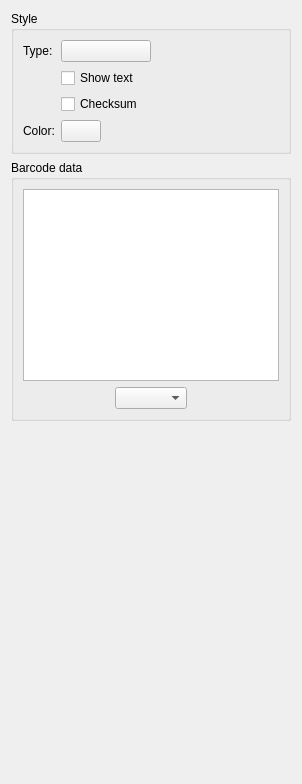
     <widget class="QWidget" name="barcodePage">
      <attribute name="title">
       <string>Barcode</string>
      </attribute>
      <layout class="QGridLayout" name="gridLayout_14">
       <item row="2" column="0">
        <spacer name="verticalSpacer_4">
         <property name="orientation">
          <enum>Qt::Vertical</enum>
         </property>
         <property name="sizeHint" stdset="0">
          <size>
           <width>20</width>
           <height>352</height>
          </size>
         </property>
        </spacer>
       </item>
       <item row="0" column="0">
        <widget class="QGroupBox" name="groupBox_7">
         <property name="title">
          <string>Style</string>
         </property>
         <layout class="QGridLayout" name="gridLayout_9">
          <item row="0" column="0">
           <layout class="QFormLayout" name="formLayout_6">
            <item row="0" column="0">
             <widget class="QLabel" name="label_20">
              <property name="text">
               <string>Type:</string>
              </property>
             </widget>
            </item>
            <item row="1" column="1">
             <widget class="QCheckBox" name="barcodeShowTextCheck">
              <property name="text">
               <string>Show text</string>
              </property>
             </widget>
            </item>
            <item row="2" column="1">
             <widget class="QCheckBox" name="barcodeChecksumCheck">
              <property name="text">
               <string>Checksum</string>
              </property>
             </widget>
            </item>
            <item row="3" column="0">
             <widget class="QLabel" name="label_23">
              <property name="text">
               <string>Color:</string>
              </property>
             </widget>
            </item>
            <item row="3" column="1">
             <layout class="QHBoxLayout" name="horizontalLayout_22">
              <item>
               <widget class="glabels::ColorButton" name="barcodeColorButton">
                <property name="text">
                 <string/>
                </property>
               </widget>
              </item>
              <item>
               <spacer name="horizontalSpacer_18">
                <property name="orientation">
                 <enum>Qt::Horizontal</enum>
                </property>
                <property name="sizeHint" stdset="0">
                 <size>
                  <width>40</width>
                  <height>20</height>
                 </size>
                </property>
               </spacer>
              </item>
             </layout>
            </item>
            <item row="0" column="1">
             <widget class="glabels::BarcodeMenuButton" name="barcodeStyleButton"/>
            </item>
           </layout>
          </item>
          <item row="0" column="1">
           <spacer name="horizontalSpacer_14">
            <property name="orientation">
             <enum>Qt::Horizontal</enum>
            </property>
            <property name="sizeHint" stdset="0">
             <size>
              <width>40</width>
              <height>20</height>
             </size>
            </property>
           </spacer>
          </item>
         </layout>
        </widget>
       </item>
       <item row="1" column="0">
        <widget class="QGroupBox" name="groupBox_8">
         <property name="title">
          <string>Barcode data</string>
         </property>
         <layout class="QGridLayout" name="gridLayout_11">
          <item row="0" column="0">
           <layout class="QGridLayout" name="gridLayout_10">
            <item row="0" column="0">
             <widget class="QTextEdit" name="barcodeDataEdit"/>
            </item>
            <item row="1" column="0">
             <layout class="QHBoxLayout" name="horizontalLayout_15">
              <item>
               <spacer name="horizontalSpacer_3">
                <property name="orientation">
                 <enum>Qt::Horizontal</enum>
                </property>
                <property name="sizeHint" stdset="0">
                 <size>
                  <width>40</width>
                  <height>20</height>
                 </size>
                </property>
               </spacer>
              </item>
              <item>
               <widget class="glabels::FieldButton" name="barcodeInsertFieldCombo"/>
              </item>
              <item>
               <spacer name="horizontalSpacer_12">
                <property name="orientation">
                 <enum>Qt::Horizontal</enum>
                </property>
                <property name="sizeHint" stdset="0">
                 <size>
                  <width>40</width>
                  <height>20</height>
                 </size>
                </property>
               </spacer>
              </item>
             </layout>
            </item>
           </layout>
          </item>
         </layout>
        </widget>
       </item>
      </layout>
     </widget>
